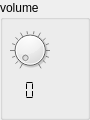
   <widget class="QGroupBox" name="volumeBox">
    <property name="geometry">
     <rect>
      <x>10</x>
      <y>10</y>
      <width>90</width>
      <height>120</height>
     </rect>
    </property>
    <property name="title">
     <string>volume</string>
    </property>
    <widget class="KLed" name="meterLed2">
     <property name="geometry">
      <rect>
       <x>60</x>
       <y>70</y>
       <width>21</width>
       <height>21</height>
      </rect>
     </property>
     <property name="state">
      <enum>KLed::Off</enum>
     </property>
     <property name="look">
      <enum>KLed::Sunken</enum>
     </property>
    </widget>
    <widget class="QLCDNumber" name="volumeDisplay">
     <property name="geometry">
      <rect>
       <x>20</x>
       <y>80</y>
       <width>21</width>
       <height>21</height>
      </rect>
     </property>
     <property name="frameShape">
      <enum>QFrame::NoFrame</enum>
     </property>
     <property name="numDigits">
      <number>1</number>
     </property>
     <property name="mode">
      <enum>QLCDNumber::Hex</enum>
     </property>
     <property name="segmentStyle">
      <enum>QLCDNumber::Flat</enum>
     </property>
    </widget>
    <widget class="QDial" name="volumeKnob">
     <property name="geometry">
      <rect>
       <x>10</x>
       <y>30</y>
       <width>40</width>
       <height>40</height>
      </rect>
     </property>
     <property name="maximum">
      <number>15</number>
     </property>
     <property name="pageStep">
      <number>3</number>
     </property>
     <property name="notchTarget">
      <double>3.000000000000000</double>
     </property>
     <property name="notchesVisible">
      <bool>true</bool>
     </property>
    </widget>
    <widget class="KLed" name="meterLed3">
     <property name="geometry">
      <rect>
       <x>60</x>
       <y>51</y>
       <width>21</width>
       <height>20</height>
      </rect>
     </property>
     <property name="state">
      <enum>KLed::Off</enum>
     </property>
     <property name="look">
      <enum>KLed::Sunken</enum>
     </property>
     <property name="color">
      <color>
       <red>255</red>
       <green>255</green>
       <blue>0</blue>
      </color>
     </property>
    </widget>
    <widget class="KLed" name="meterLed1">
     <property name="geometry">
      <rect>
       <x>60</x>
       <y>90</y>
       <width>21</width>
       <height>21</height>
      </rect>
     </property>
     <property name="state">
      <enum>KLed::Off</enum>
     </property>
     <property name="look">
      <enum>KLed::Sunken</enum>
     </property>
    </widget>
    <widget class="KLed" name="kled_13">
     <property name="geometry">
      <rect>
       <x>60</x>
       <y>30</y>
       <width>21</width>
       <height>21</height>
      </rect>
     </property>
     <property name="state">
      <enum>KLed::Off</enum>
     </property>
     <property name="look">
      <enum>KLed::Sunken</enum>
     </property>
     <property name="color">
      <color>
       <red>255</red>
       <green>0</green>
       <blue>0</blue>
      </color>
     </property>
    </widget>
   </widget>
